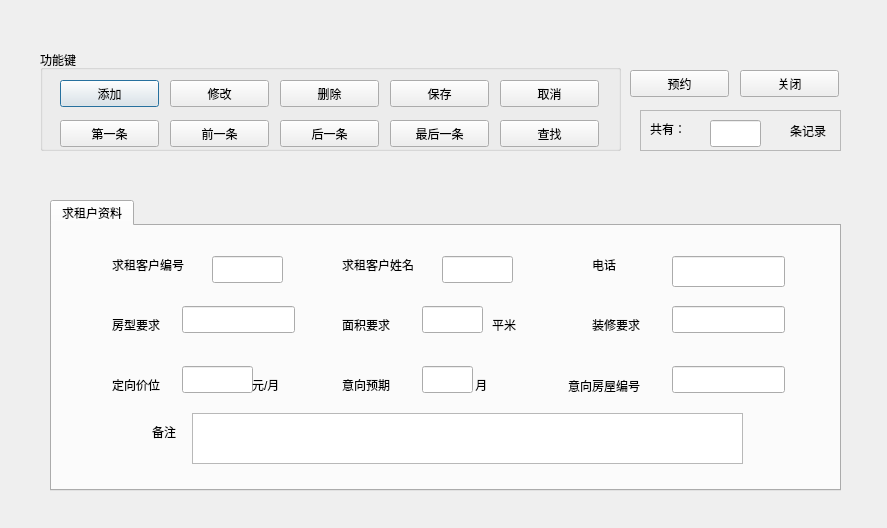
<?xml version="1.0" encoding="UTF-8"?>
<ui version="4.0">
 <class>rentingdata</class>
 <widget class="QDialog" name="rentingdata">
  <property name="geometry">
   <rect>
    <x>0</x>
    <y>0</y>
    <width>887</width>
    <height>528</height>
   </rect>
  </property>
  <property name="windowTitle">
   <string>预定租房</string>
  </property>
  <widget class="QGroupBox" name="groupBox">
   <property name="geometry">
    <rect>
     <x>40</x>
     <y>50</y>
     <width>581</width>
     <height>101</height>
    </rect>
   </property>
   <property name="title">
    <string>功能键</string>
   </property>
   <widget class="QPushButton" name="btnAdd">
    <property name="geometry">
     <rect>
      <x>20</x>
      <y>30</y>
      <width>99</width>
      <height>27</height>
     </rect>
    </property>
    <property name="text">
     <string>添加</string>
    </property>
   </widget>
   <widget class="QPushButton" name="btnAlter">
    <property name="geometry">
     <rect>
      <x>130</x>
      <y>30</y>
      <width>99</width>
      <height>27</height>
     </rect>
    </property>
    <property name="text">
     <string>修改</string>
    </property>
   </widget>
   <widget class="QPushButton" name="btnDelete">
    <property name="geometry">
     <rect>
      <x>240</x>
      <y>30</y>
      <width>99</width>
      <height>27</height>
     </rect>
    </property>
    <property name="text">
     <string>删除</string>
    </property>
   </widget>
   <widget class="QPushButton" name="btnSave">
    <property name="geometry">
     <rect>
      <x>350</x>
      <y>30</y>
      <width>99</width>
      <height>27</height>
     </rect>
    </property>
    <property name="text">
     <string>保存</string>
    </property>
   </widget>
   <widget class="QPushButton" name="btnClose">
    <property name="geometry">
     <rect>
      <x>460</x>
      <y>30</y>
      <width>99</width>
      <height>27</height>
     </rect>
    </property>
    <property name="text">
     <string>取消</string>
    </property>
   </widget>
   <widget class="QPushButton" name="btnFirst">
    <property name="geometry">
     <rect>
      <x>20</x>
      <y>70</y>
      <width>99</width>
      <height>27</height>
     </rect>
    </property>
    <property name="text">
     <string>第一条</string>
    </property>
   </widget>
   <widget class="QPushButton" name="btnFormer">
    <property name="geometry">
     <rect>
      <x>130</x>
      <y>70</y>
      <width>99</width>
      <height>27</height>
     </rect>
    </property>
    <property name="text">
     <string>前一条</string>
    </property>
   </widget>
   <widget class="QPushButton" name="btnLatter">
    <property name="geometry">
     <rect>
      <x>240</x>
      <y>70</y>
      <width>99</width>
      <height>27</height>
     </rect>
    </property>
    <property name="text">
     <string>后一条</string>
    </property>
   </widget>
   <widget class="QPushButton" name="btnLast">
    <property name="geometry">
     <rect>
      <x>350</x>
      <y>70</y>
      <width>99</width>
      <height>27</height>
     </rect>
    </property>
    <property name="text">
     <string>最后一条</string>
    </property>
   </widget>
   <widget class="QPushButton" name="btnSearch">
    <property name="geometry">
     <rect>
      <x>460</x>
      <y>70</y>
      <width>99</width>
      <height>27</height>
     </rect>
    </property>
    <property name="text">
     <string>查找</string>
    </property>
   </widget>
  </widget>
  <widget class="QFrame" name="frame">
   <property name="geometry">
    <rect>
     <x>640</x>
     <y>110</y>
     <width>201</width>
     <height>41</height>
    </rect>
   </property>
   <property name="frameShape">
    <enum>QFrame::StyledPanel</enum>
   </property>
   <property name="frameShadow">
    <enum>QFrame::Raised</enum>
   </property>
   <widget class="QLabel" name="label_2">
    <property name="geometry">
     <rect>
      <x>10</x>
      <y>10</y>
      <width>67</width>
      <height>17</height>
     </rect>
    </property>
    <property name="text">
     <string>共有：</string>
    </property>
   </widget>
   <widget class="QLineEdit" name="lineEditCount">
    <property name="geometry">
     <rect>
      <x>70</x>
      <y>10</y>
      <width>51</width>
      <height>27</height>
     </rect>
    </property>
   </widget>
   <widget class="QLabel" name="label_3">
    <property name="geometry">
     <rect>
      <x>150</x>
      <y>10</y>
      <width>67</width>
      <height>21</height>
     </rect>
    </property>
    <property name="text">
     <string>条记录</string>
    </property>
   </widget>
  </widget>
  <widget class="QTabWidget" name="tabWidget">
   <property name="geometry">
    <rect>
     <x>50</x>
     <y>200</y>
     <width>791</width>
     <height>291</height>
    </rect>
   </property>
   <property name="currentIndex">
    <number>0</number>
   </property>
   <widget class="QWidget" name="tab_2">
    <attribute name="title">
     <string>求租户资料</string>
    </attribute>
    <widget class="QLabel" name="label">
     <property name="geometry">
      <rect>
       <x>60</x>
       <y>30</y>
       <width>91</width>
       <height>17</height>
      </rect>
     </property>
     <property name="text">
      <string>求租客户编号</string>
     </property>
    </widget>
    <widget class="QLabel" name="label_4">
     <property name="geometry">
      <rect>
       <x>60</x>
       <y>90</y>
       <width>67</width>
       <height>17</height>
      </rect>
     </property>
     <property name="text">
      <string>房型要求</string>
     </property>
    </widget>
    <widget class="QLabel" name="label_5">
     <property name="geometry">
      <rect>
       <x>60</x>
       <y>150</y>
       <width>67</width>
       <height>17</height>
      </rect>
     </property>
     <property name="text">
      <string>定向价位</string>
     </property>
    </widget>
    <widget class="QLabel" name="label_6">
     <property name="geometry">
      <rect>
       <x>100</x>
       <y>190</y>
       <width>67</width>
       <height>31</height>
      </rect>
     </property>
     <property name="text">
      <string>备注</string>
     </property>
    </widget>
    <widget class="QLabel" name="label_7">
     <property name="geometry">
      <rect>
       <x>290</x>
       <y>30</y>
       <width>91</width>
       <height>17</height>
      </rect>
     </property>
     <property name="text">
      <string>求租客户姓名</string>
     </property>
    </widget>
    <widget class="QLabel" name="label_8">
     <property name="geometry">
      <rect>
       <x>290</x>
       <y>90</y>
       <width>67</width>
       <height>17</height>
      </rect>
     </property>
     <property name="text">
      <string>面积要求</string>
     </property>
    </widget>
    <widget class="QLabel" name="label_9">
     <property name="geometry">
      <rect>
       <x>290</x>
       <y>150</y>
       <width>67</width>
       <height>17</height>
      </rect>
     </property>
     <property name="text">
      <string>意向预期</string>
     </property>
    </widget>
    <widget class="QLabel" name="label_10">
     <property name="geometry">
      <rect>
       <x>540</x>
       <y>30</y>
       <width>67</width>
       <height>17</height>
      </rect>
     </property>
     <property name="text">
      <string>电话</string>
     </property>
    </widget>
    <widget class="QLabel" name="label_11">
     <property name="geometry">
      <rect>
       <x>540</x>
       <y>90</y>
       <width>67</width>
       <height>17</height>
      </rect>
     </property>
     <property name="text">
      <string>装修要求</string>
     </property>
    </widget>
    <widget class="QLabel" name="label_12">
     <property name="geometry">
      <rect>
       <x>516</x>
       <y>150</y>
       <width>91</width>
       <height>20</height>
      </rect>
     </property>
     <property name="text">
      <string>意向房屋编号</string>
     </property>
    </widget>
    <widget class="QLineEdit" name="lineEditCustomerId">
     <property name="geometry">
      <rect>
       <x>160</x>
       <y>30</y>
       <width>71</width>
       <height>27</height>
      </rect>
     </property>
    </widget>
    <widget class="QLineEdit" name="lineEditRoomType">
     <property name="geometry">
      <rect>
       <x>130</x>
       <y>80</y>
       <width>113</width>
       <height>27</height>
      </rect>
     </property>
    </widget>
    <widget class="QLineEdit" name="lineEditPrice">
     <property name="geometry">
      <rect>
       <x>130</x>
       <y>140</y>
       <width>71</width>
       <height>27</height>
      </rect>
     </property>
    </widget>
    <widget class="QLineEdit" name="lineEditTime">
     <property name="geometry">
      <rect>
       <x>370</x>
       <y>140</y>
       <width>51</width>
       <height>27</height>
      </rect>
     </property>
    </widget>
    <widget class="QLineEdit" name="lineEditArea">
     <property name="geometry">
      <rect>
       <x>370</x>
       <y>80</y>
       <width>61</width>
       <height>27</height>
      </rect>
     </property>
    </widget>
    <widget class="QLineEdit" name="lineEditCustomerName">
     <property name="geometry">
      <rect>
       <x>390</x>
       <y>30</y>
       <width>71</width>
       <height>27</height>
      </rect>
     </property>
    </widget>
    <widget class="QLineEdit" name="lineEditCircumstance">
     <property name="geometry">
      <rect>
       <x>620</x>
       <y>80</y>
       <width>113</width>
       <height>27</height>
      </rect>
     </property>
    </widget>
    <widget class="QLineEdit" name="lineEditRoomId">
     <property name="geometry">
      <rect>
       <x>620</x>
       <y>140</y>
       <width>113</width>
       <height>27</height>
      </rect>
     </property>
    </widget>
    <widget class="QLabel" name="label_13">
     <property name="geometry">
      <rect>
       <x>200</x>
       <y>150</y>
       <width>67</width>
       <height>17</height>
      </rect>
     </property>
     <property name="text">
      <string>元/月</string>
     </property>
    </widget>
    <widget class="QLabel" name="label_14">
     <property name="geometry">
      <rect>
       <x>440</x>
       <y>90</y>
       <width>67</width>
       <height>17</height>
      </rect>
     </property>
     <property name="text">
      <string>平米 </string>
     </property>
    </widget>
    <widget class="QLabel" name="label_15">
     <property name="geometry">
      <rect>
       <x>420</x>
       <y>150</y>
       <width>67</width>
       <height>17</height>
      </rect>
     </property>
     <property name="text">
      <string> 月</string>
     </property>
    </widget>
    <widget class="QTextEdit" name="textEditRemark">
     <property name="geometry">
      <rect>
       <x>140</x>
       <y>187</y>
       <width>551</width>
       <height>51</height>
      </rect>
     </property>
    </widget>
    <widget class="QLineEdit" name="lineEditPhoneNumber">
     <property name="geometry">
      <rect>
       <x>620</x>
       <y>30</y>
       <width>113</width>
       <height>31</height>
      </rect>
     </property>
    </widget>
   </widget>
  </widget>
  <widget class="QPushButton" name="btnExit">
   <property name="geometry">
    <rect>
     <x>740</x>
     <y>70</y>
     <width>99</width>
     <height>27</height>
    </rect>
   </property>
   <property name="text">
    <string>关闭</string>
   </property>
  </widget>
  <widget class="QPushButton" name="btnOrder">
   <property name="geometry">
    <rect>
     <x>630</x>
     <y>70</y>
     <width>99</width>
     <height>27</height>
    </rect>
   </property>
   <property name="text">
    <string>预约</string>
   </property>
  </widget>
 </widget>
 <resources/>
 <connections/>
</ui>
